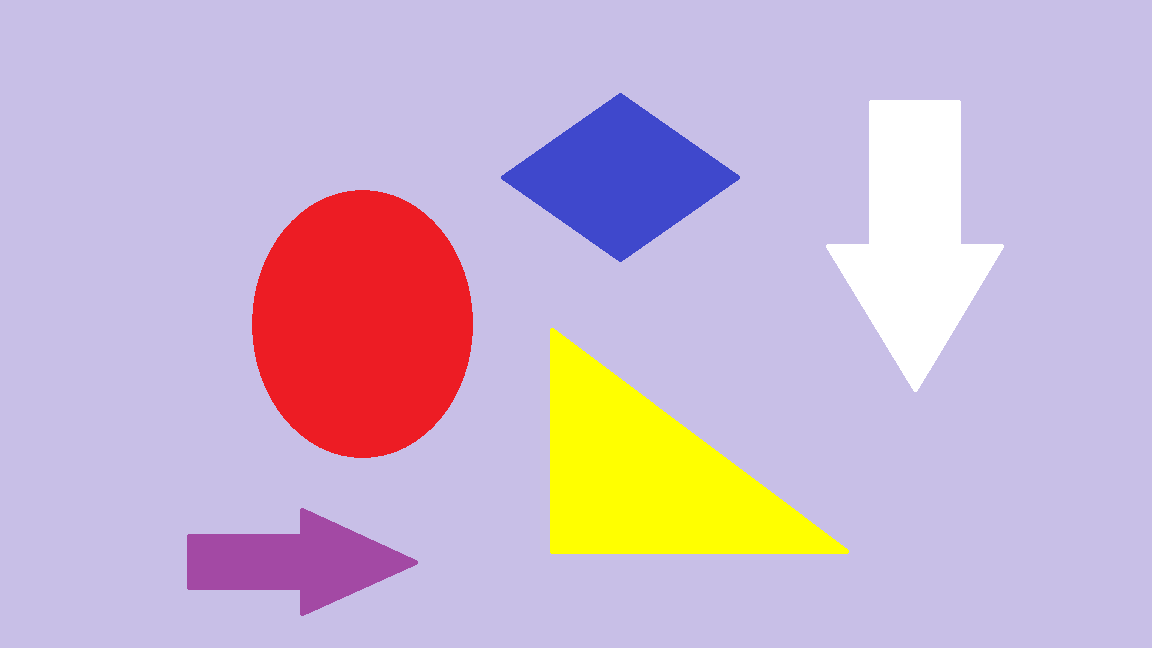
#> input picture tes-warna/Putih/putih01.png, 1152 x 648 px; its folder holds 3 pictures in this run
$ python putih.py
#> lines starting #> are read from the running program, lines starting #| are printed output that depends on the picture; after the words box and inside, x2 and y2 are one past the last pixel; in counts of white or black regions, pixels touching at a corner belong together
import cv2
import numpy as np

for i in range(1, 4):
    img = cv2.imread('putih0' + str(i) + '.png', 1)
#> img is the input picture: shape (648, 1152, 3); mean B, G, R 207.1, 180.8, 202.4
    hsv = cv2.cvtColor(img, cv2.COLOR_BGR2HSV)
#> hsv: shape (648, 1152, 3); mean H, S, V 121.3, 68.8, 231.4

    lower_api0 = np.array([0, 0, 235])
    upper_api0 = np.array([10, 20, 255])
    mask = cv2.inRange(hsv, lower_api0, upper_api0)
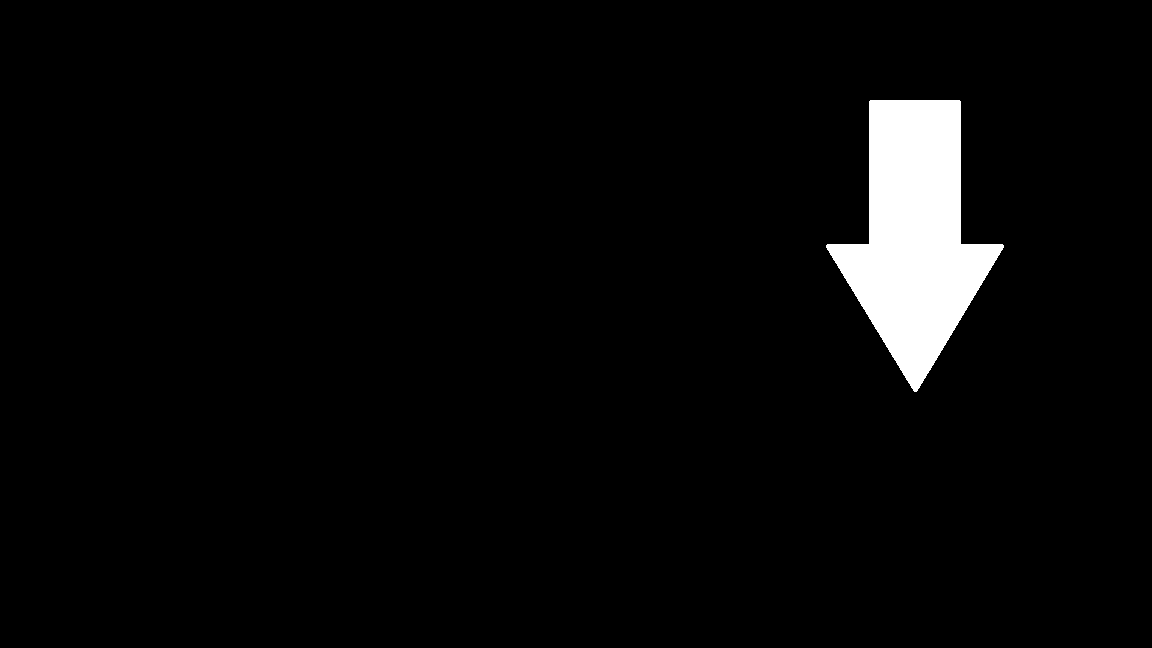
#> mask: shape (648, 1152); 3.6% white; 1 white region, box (x1, y1, x2, y2) and area: (826, 100, 1004, 392) 26913

    new_img = cv2.bitwise_and(img, img, mask=mask)

    cv2.imshow("hasil" + str(i) + ".png", new_img)
    cv2.imshow('image', img)

    cv2.waitKey(0)
    cv2.destroyAllWindows()
#> pass 2 of the loop `for i in range(1, 4):`:
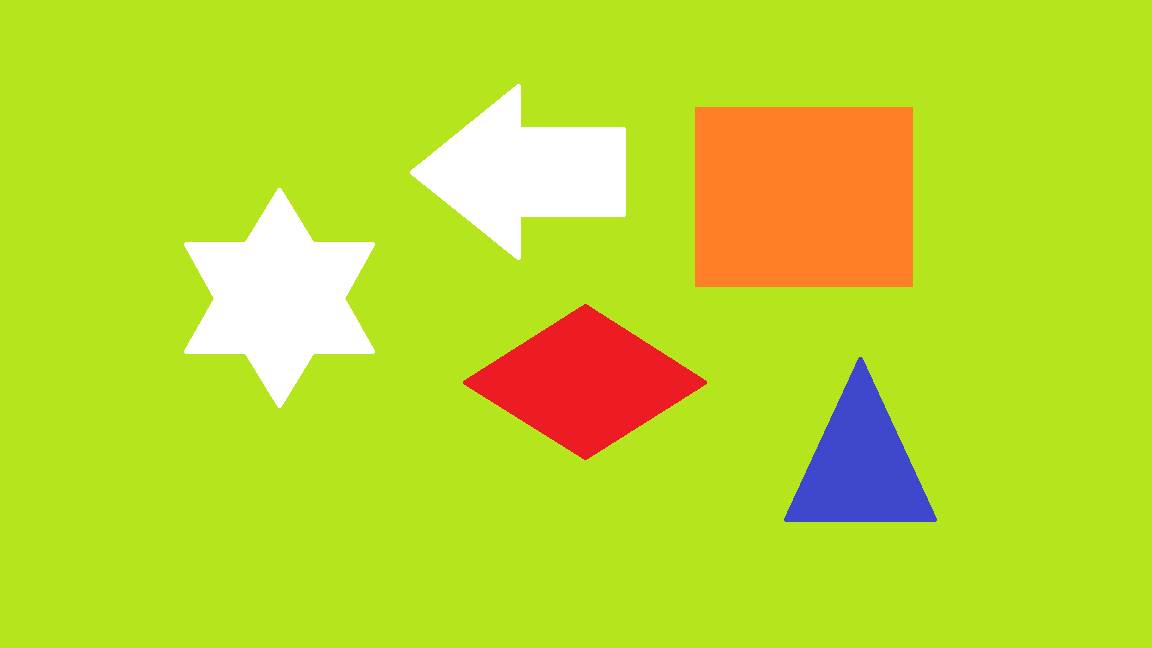
#> input picture tes-warna/Putih/putih02.png, 1152 x 648 px
#> img is the input picture: shape (648, 1152, 3); mean B, G, R 45.4, 217.9, 188.4
#> hsv: shape (648, 1152, 3); mean H, S, V 38.7, 209.4, 232.4
#> `mask = cv2.inRange(hsv, lower_api0, upper_api0)`:
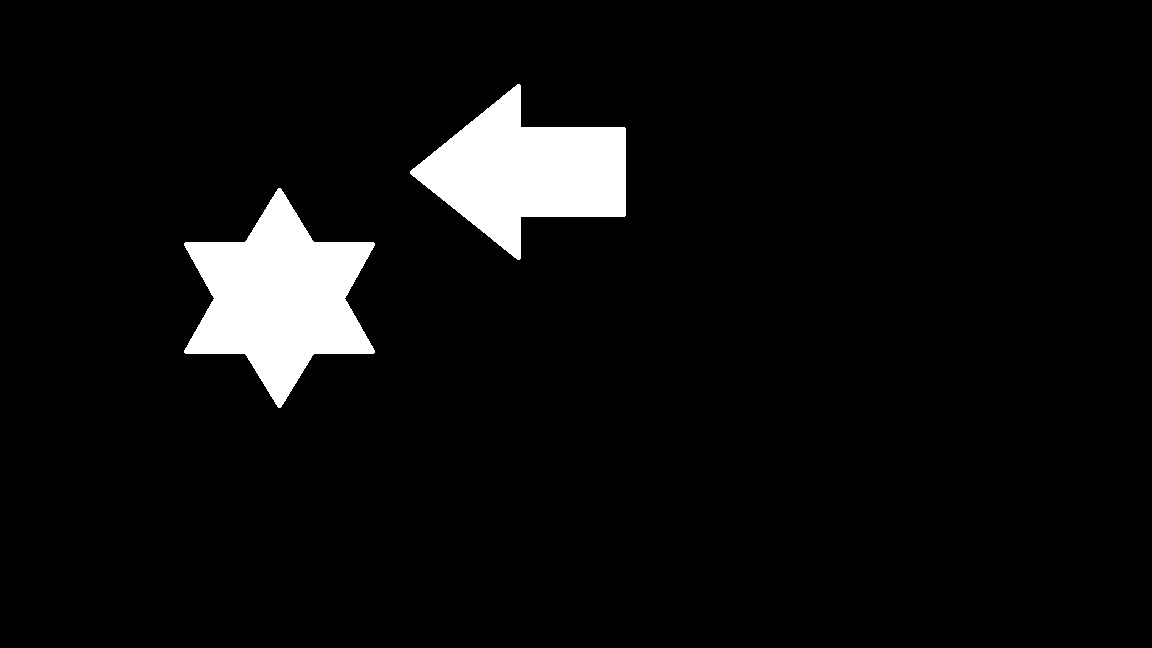
#> mask: shape (648, 1152); 5.6% white; 2 white regions, box (x1, y1, x2, y2) and area: (184, 188, 375, 408) 22119, (410, 84, 626, 260) 19643
#> pass 3 of the loop `for i in range(1, 4):`:
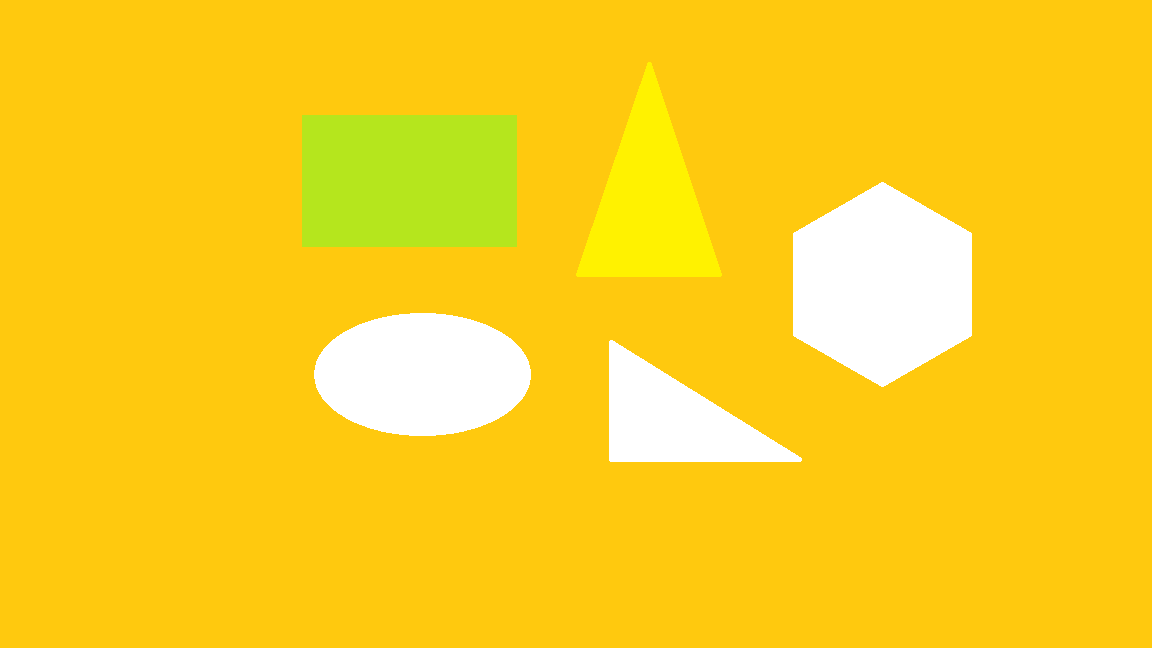
#> input picture tes-warna/Putih/putih03.png, 1152 x 648 px
#> img is the input picture: shape (648, 1152, 3); mean B, G, R 33.9, 207.4, 252.2
#> hsv: shape (648, 1152, 3); mean H, S, V 21.8, 221, 254
#> `mask = cv2.inRange(hsv, lower_api0, upper_api0)`:
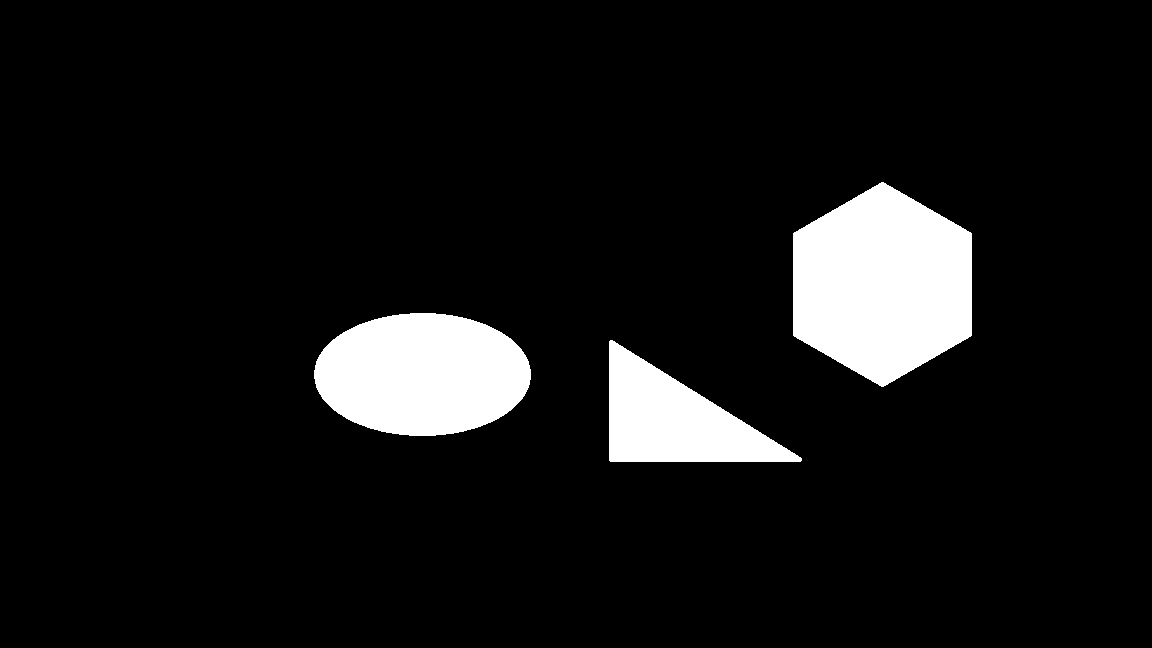
#> mask: shape (648, 1152); 8.2% white; 3 white regions, box (x1, y1, x2, y2) and area: (793, 182, 972, 387) 27615, (314, 313, 531, 436) 20966, (609, 340, 802, 462) 12330
